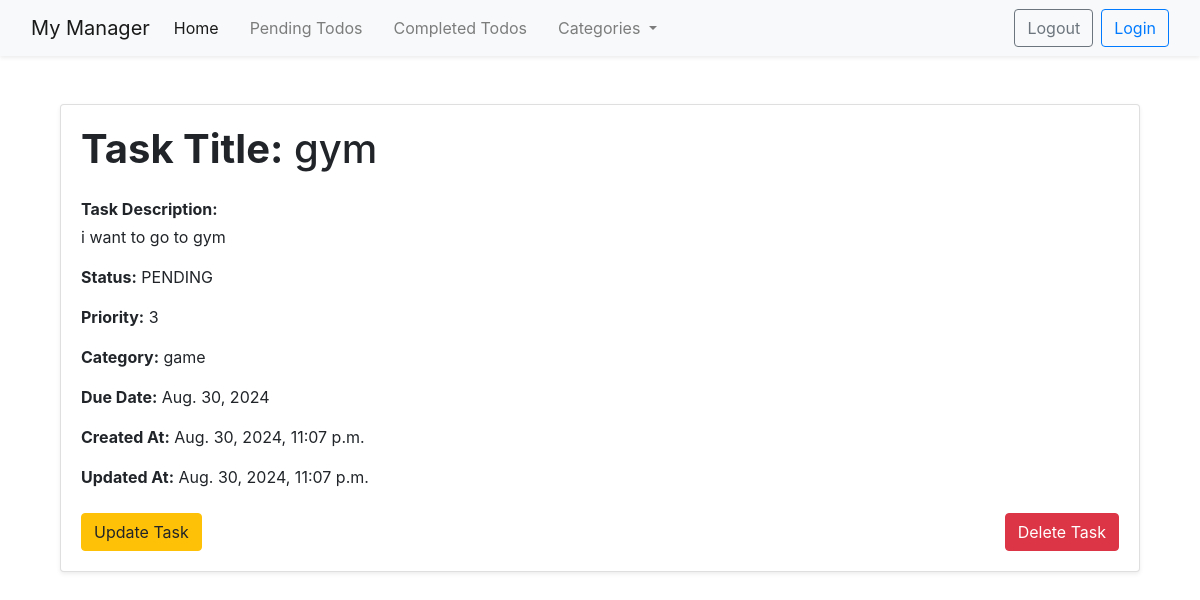
/detailed/6, run on the app's committed database.
### main/models.py (models this page shows, shortened)
class Task(models.Model):
    STATUS_CHOICES = [
        ('PENDING' , 'PENDING'),
        ('IN PROGRESS' , 'IN PROGRESS'),
        ('COMPLETED' , 'COMPLETED'),
    ]
    title=models.CharField(max_length = 100)
    description = models.TextField()
    status = models.CharField(max_length = 12 , choices = STATUS_CHOICES , default = 'PENDING')
    priority = models.IntegerField(validators=[MinValueValidator(1) , MaxValueValidator(10)] ,null= True , blank= True)
    due_date = models.DateField(null= True , blank=True)
    created_at = models.DateTimeField(auto_now_add = True)
    updated_at = models.DateTimeField(auto_now_add = True)
    category= models.ForeignKey(Category, on_delete=models.CASCADE)

class Category(models.Model):
    name = models.CharField(max_length= 50 , unique=True)
    description = models.TextField(null = True , blank=True)
    def __str__(self):
        return self.name

### main/views.py (the view)
# urls.py: path('detailed/<int:id>' , detailed_task , name ="detail"),
def detailed_task(request ,id):
    task = get_object_or_404(Task , id=id)
    context = {
        'task':task
    }
    return render(request , 'main/detailed.html' , context)

### templates/main/detailed.html (shortened to what this page needs)
{% extends "main/components/base.html" %}
{% block content %}
<div class="container my-5">
    <div class="card shadow-sm">
        <div class="card-body">
            <h1 class="card-title mb-4"><strong>Task Title:</strong> {{ task.title }}</h1>
            <div class="mb-3">
                <p class="mb-1"><strong>Task Description:</strong></p>
                <p>{{ task.description }}</p>
            </div>
            <div class="mb-3">
                <p class="mb-1"><strong>Status:</strong> {{ task.status }}</p>
            </div>
            <div class="mb-3">
                <p class="mb-1"><strong>Priority:</strong> {{ task.priority }}</p>
            </div>
            <div class="mb-3">
                <p class="mb-1"><strong>Category:</strong> {{ task.category }}</p>
            </div>
            <div class="mb-3">
                <p class="mb-1"><strong>Due Date:</strong> {{ task.due_date }}</p>
            </div>
            <div class="mb-3">
                <p class="mb-1"><strong>Created At:</strong> {{ task.created_at }}</p>
            </div>
            <div class="mb-3">
                <p class="mb-1"><strong>Updated At:</strong> {{ task.updated_at }}</p>
            </div>
            <div class="d-flex justify-content-between mt-4">
                <a href="{% url 'update-task' task.id %}" class="btn btn-warning">Update Task</a>
                <a href="{% url 'delete-task' task.id %}" class="btn btn-danger">Delete Task</a>
            </div>
        </div>
    </div>
</div>
{% endblock %}

### data on the page
Task: title "gym", description "i want to go to gym", status "PENDING", priority "3", category "game", due_date "Aug. 30, 2024", created_at "Aug. 30, 2024, 11:07 p.m.", updated_at "Aug. 30, 2024, 11:07 p.m."
